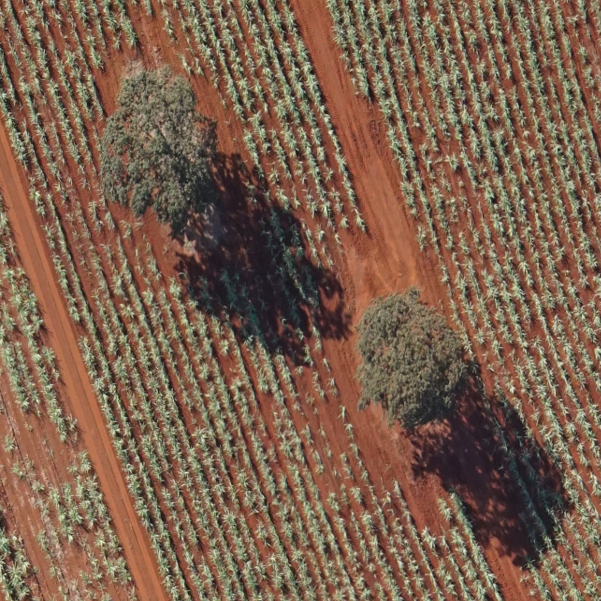
%> input picture tree.png, 601 x 601 px
$ octave run_example.m   (GNU Octave 9; MATLAB toolbox functions it lacks are replaced by stand-ins)
%> lines starting %> are read from the running program, lines starting %| are printed output that depends on the picture; in (x1, y1, x2, y2) boxes, pixels count from 0 and x2, y2 are one past the last pixel; in counts of white or black regions, pixels touching at a corner belong together; the program's own positions count from 1
### copas_arvores.m

% [I_copas, copas_seg, copas_mask, copas_bordas] = copas_arvores(img, 2, [3000 90000], 10);

function [I_copas, copas_seg, copas_mask, copas_bordas] = copas_arvores(I, s_disk, area, th_circularity)

I = double(I);
[row, col, ~] = size(I);

borda = I(:,:,3) > 240;

I = punch_green(I);

[~, m] = nongreen_detector(I);
m(borda) = 1;

se = strel('disk', s_disk);
bw = imclose(~m, se);
bw = imfill(bw,'holes');
bw = imopen(bw, se);
b = bwareafilt(bw, [area(1), area(2)]);

labeledImage = bwlabel(b);
measurements = regionprops(labeledImage, 'Area', 'Perimeter');
allAreas = [measurements.Area];
allPerims = [measurements.Perimeter];
circularities = allPerims .^ 2 ./ (4*pi*allAreas); %(4*pi*allAreas) ./ allPerims .^ 2 ;
keeperIndexes = find(circularities < th_circularity);
keeperBlobsImage = ismember(labeledImage,keeperIndexes);

stats = regionprops('table',keeperBlobsImage,'Centroid',...
    'MajorAxisLength','MinorAxisLength');
centers = stats.Centroid;
diameters = mean([stats.MajorAxisLength stats.MinorAxisLength],2);
radii = diameters/2;
%figure; imshow(uint8(I)); viscircles(centers,radii);

copas_bordas = zeros(row,col);
for i=1:length(radii)
    copas_bordas = insertShape(copas_bordas,'circle',[centers(i,1), centers(i,2), radii(i)], 'Color', 'white');
end

[~, ~, ch] = size(copas_bordas);
if ch==3
    copas_bordas = logical(copas_bordas(:,:,2));
else
    copas_bordas = logical(copas_bordas);
end

I_copas = imoverlay(uint8(I), copas_bordas, 'red');

% ajustando as bordas para fechar os circulos
copas_bordas(1,5:end-1) = 1; copas_bordas(5:end-1,1) = 1; copas_bordas(end,5:end-1) = 1; copas_bordas(5:end-1,end) = 1;
copas_mask = imfill(copas_bordas, 'holes');
copas_bordas(1,5:end-1) = 0; copas_bordas(5:end-1,1) = 0; copas_bordas(end,5:end-1) = 0; copas_bordas(5:end-1,end) = 0;
copas_mask(1,5:end-1) = 0; copas_mask(5:end-1,1) = 0; copas_mask(end,5:end-1) = 0; copas_mask(5:end-1,end) = 0;

% Copas segmentadas
r = I(:,:,1); g = I(:,:,2); b = I(:,:,3);
r(~copas_mask) = 0; g(~copas_mask) = 0; b(~copas_mask) = 0;
copas_seg = cat(3,r,g,b);

%figure; imagesc(I_copas); colormap gray;
%figure; imagesc(uint8(copas_seg)); colormap gray;
%figure; imagesc(copas_mask); colormap gray;

% para colocar a borda mais larga
%P = imdilate(copas_mask, strel('disk',10));
%copas_bordas = P - copas_mask;
%I_copas = imoverlay(uint8(I), copas_bordas, 'red');

end

### punch_green.m
function I2 = punch_green(I)

r = I(:,:,1); g = I(:,:,2); b = I(:,:,3);
mean_g = mean(g(:));
std_g = std(g(:));
punch = (r-g) > 0 & (r-g) < 10 & (g > (mean_g-std_g)) & (g < (mean_g+std_g));
g(punch) = g(punch) + (r(punch) - g(punch)) + 1;
I2 = cat(3,r,g,b);

end

### nongreen_detector.m
function [I, mask] = nongreen_detector(I)

 I = double(I);
 val = max(I,[],3);
 mask = I(:,:,2)~=val;
 %imshow(I.*mask);
 I = I.*mask;

end

### sombras_arvores.m

% [I_sombras, sombras_seg, sombras_mask, sombras_bordas] = sombras_arvores(img, 15, 10, 10);

function [I_sombras, sombras_seg, sombras_mask, sombras_bordas] = ...
    sombras_arvores(I, filter_size, seed_tol, crescimento_tol)

I = double(I);
[row, col, ~] = size(I);

r1 = I(:,:,1); g1 = I(:,:,2); b1 = I(:,:,3);
r1 = colfilt(r1, [filter_size filter_size], 'sliding', @median);
g1 = colfilt(g1, [filter_size filter_size], 'sliding', @median);
b1 = colfilt(b1, [filter_size filter_size], 'sliding', @median);

rgb = cat(3,r1,g1,b1);
%figure; imagesc(uint8(rgb)); colormap gray

% ajuste
r1(r1==0) = 255;
g1(g1==0) = 255;
b1(b1==0) = 255;
moldura = 10;
r1(1:moldura,:) = 255; r1(end-moldura:end,:) = 255; r1(:,1:moldura) = 255; r1(:,end-moldura:end) = 255;
g1(1:moldura,:) = 255; g1(end-moldura:end,:) = 255; g1(:,1:moldura) = 255; g1(:,end-moldura:end) = 255;
b1(1:moldura,:) = 255; b1(end-moldura:end,:) = 255; b1(:,1:moldura) = 255; b1(:,end-moldura:end) = 255;

% seeds
min_r1 = min(r1(:));
min_g1 = min(g1(:));
min_b1 = min(b1(:));

[x_r1, y_r1] = find(r1 <= min_r1+seed_tol);
[x_g1, y_g1] = find(g1 <= min_g1+seed_tol);
[x_b1, y_b1] = find(b1 <= min_b1+seed_tol);

x = [x_r1;x_g1;x_b1];
y = [y_r1;y_g1;y_b1];

% algoritmo de crescimento
bw = zeros(row, col);
seed_x = [];
seed_y = [];
for i=1:length(x)
    if bw(x(i),y(i)) == 0
        bw_r1 = grayconnected(r1,x(i),y(i),crescimento_tol);
        bw_g1 = grayconnected(g1,x(i),y(i),crescimento_tol);
        bw_b1 = grayconnected(b1,x(i),y(i),crescimento_tol);
        bw = bw | bw_r1 | bw_g1 | bw_b1;
        seed_x = [seed_x; x(i)];
        seed_y = [seed_y; y(i)];
    end
end

% plotar os seed_points
%figure; imagesc(uint8(rgb)); colormap gray; hold on
%plot(seed_y,seed_x, 'mo', 'MarkerFaceColor', 'magenta', 'MarkerSize',10)

sombras_mask = imfill(bw,'holes');

sombras_bordas = bwmorph(sombras_mask, 'remove');
I_sombras = imoverlay(uint8(I), sombras_bordas, 'blue');

% Sombras segmentadas
r = I(:,:,1); g = I(:,:,2); b = I(:,:,3);
r(~sombras_mask) = 0; g(~sombras_mask) = 0; b(~sombras_mask) = 0;
sombras_seg = cat(3,r,g,b);

%figure; imagesc(I_sombras); colormap gray;
%figure; imagesc(uint8(sombras_seg)); colormap gray;
%figure; imagesc(sombras_mask); colormap gray;

% para colocar a borda mais larga
%P = imdilate(sombras_mask, strel('disk',10));
%sombras_bordas = P - sombras_mask;
%I_sombras = imoverlay(uint8(I), sombras_bordas, 'blue');

end

### run_example.m

% It is an example of using the code

img = imread('tree.png');
%> img is the input picture: size 601x601x3 uint8; mean R, G, B 124.1, 96.2, 77.2

[I_copas, copas_seg, copas_mask, copas_bordas] = copas_arvores(img, 2, [3000 90000], 10);
%> in copas_arvores, `borda = I(:,:,3) > 240;`: borda: size 601x601 logical; every value is 0
%> in punch_green, `g = I(:,:,2)`:
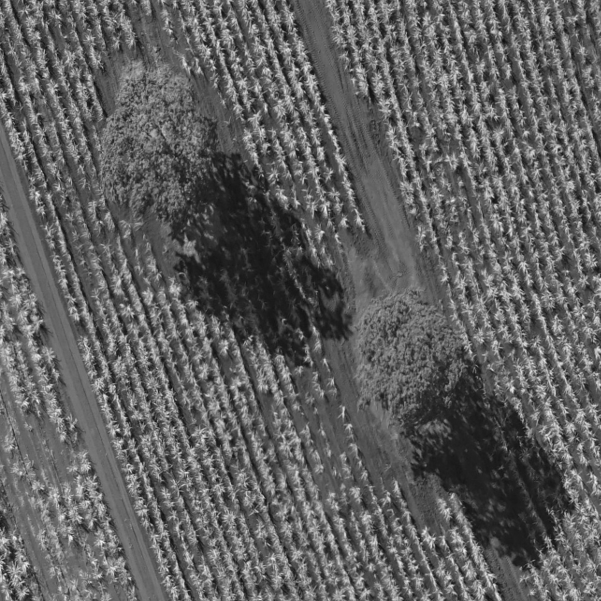
%> g: size 601x601 double; min 13, max 245, mean 96.2
%> in punch_green, `b = I(:,:,3)`:
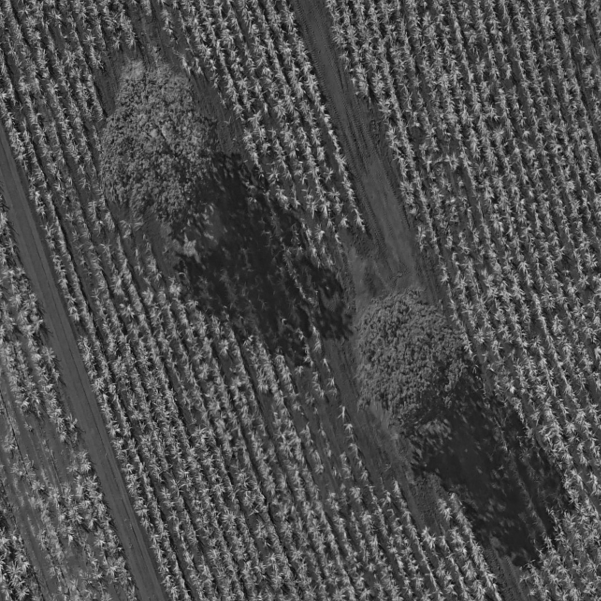
%> b: size 601x601 double; min 4, max 217, mean 77.2
%> in punch_green, `mean_g = mean(g(:));`: mean_g = 96.16
%> in punch_green, `std_g = std(g(:));`: std_g = 38.59
%> in punch_green, `punch = (r-g) > 0 & (r-g) < 10 & (g > (mean_g-std_g)) & (g < (mean_g+s..`:
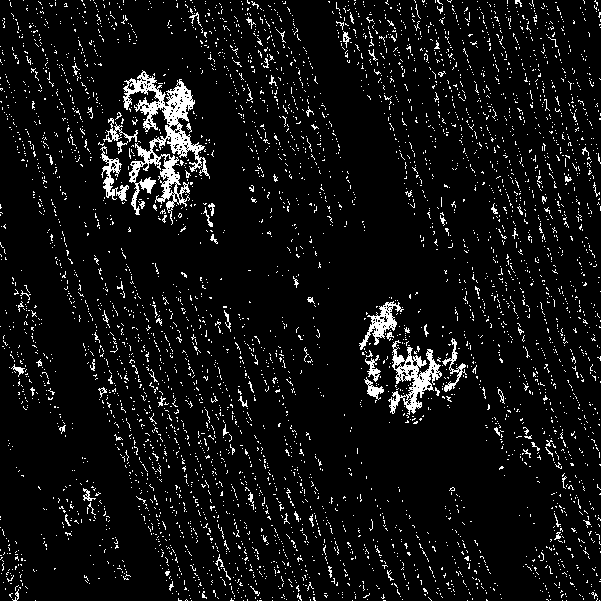
%> punch: size 601x601 logical; 6.5% white in thin lines or dots
%> in punch_green, `g(punch) = g(punch) + (r(punch) - g(punch)) + 1;`: g: size 601x601 double; 6.46% of pixels changed, all inside (x1, y1, x2, y2) = (0, 0, 601, 601)
%> in nongreen_detector, `mask = I(:,:,2)~=val;`:
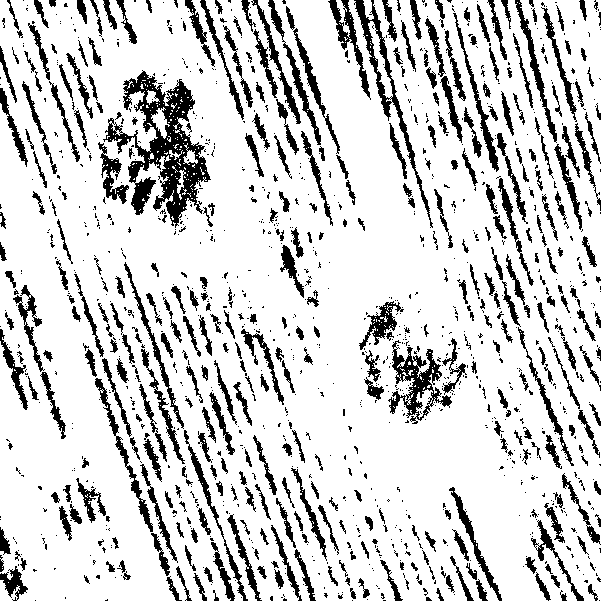
%> mask: size 601x601 logical; 82.3% white; 1285 black regions (896 under 20 px), largest, box (x1, y1, x2, y2) and area: (103, 70, 211, 228) 5888, (388, 340, 452, 424) 1780, (354, 0, 433, 228) 1698
%> in copas_arvores, `bw = imclose(~m, se);`: bw: size 601x601 logical; 20.1% white; 680 white regions (386 under 20 px), largest, box (x1, y1, x2, y2) and area: (98, 70, 215, 235) 8620, (359, 297, 469, 424) 4730, (74, 272, 182, 601) 2806
%> in copas_arvores, `bw = imfill(bw,'holes');`: bw: size 601x601 logical; 20.9% white; 678 white regions (384 under 20 px), largest, box (x1, y1, x2, y2) and area: (98, 70, 215, 235) 9339, (359, 297, 469, 424) 5409, (74, 272, 182, 601) 2806
%> in copas_arvores, `bw = imopen(bw, se);`: bw: size 601x601 logical; 16.1% white; 451 white regions (104 under 20 px), largest, box (x1, y1, x2, y2) and area: (105, 71, 215, 230) 8224, (388, 340, 468, 424) 3651, (241, 0, 301, 124) 2155
%> in copas_arvores, `b = bwareafilt(bw, [area(1), area(2)]);`: b: size 601x601 logical; 3.3% white; 2 white regions, box (x1, y1, x2, y2) and area: (105, 71, 215, 230) 8224, (388, 340, 468, 424) 3651
%> in copas_arvores, `labeledImage = bwlabel(b);`:
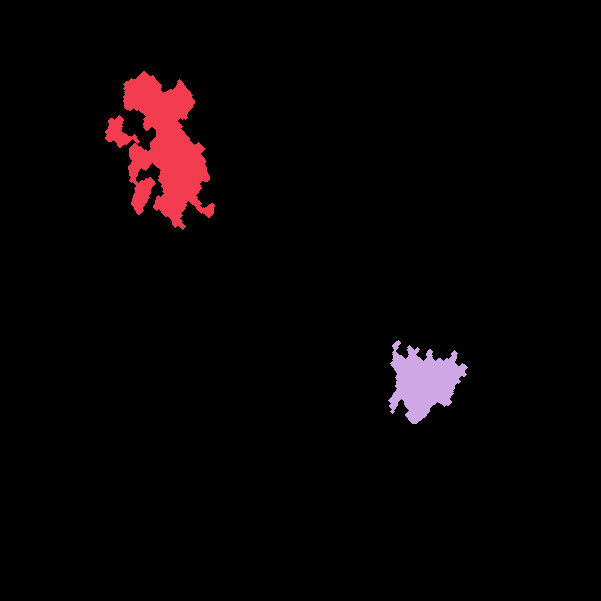
%> labeledImage: size 601x601 double; 3 distinct labels, from 0 to 2; one colour per label, 0 black
%> in copas_arvores, `measurements = regionprops(labeledImage, 'Area', 'Perimeter');`: measurements = 2 regions; Area and Perimeter: 8224 911.1, 3651 413.1
%> in copas_arvores, `allAreas = [measurements.Area];`: allAreas = [8224 3651]
%> in copas_arvores, `allPerims = [measurements.Perimeter];`: allPerims = [911.1 413.1]
%> in copas_arvores, `circularities = allPerims .^ 2 ./ (4*pi*allAreas);`: circularities = [8.03 3.72]
%> in copas_arvores, `keeperIndexes = find(circularities < th_circularity);`: keeperIndexes = [1 2]
%> in copas_arvores, `stats = regionprops('table',keeperBlobsImage,'Centroid', 'MajorAxisLen..`: stats = 2 regions; Centroid, MajorAxisLength and MinorAxisLength: [163.7 148.8] 160.8 86.16, [424.4 382.3] 76.84 69.86
%> in copas_arvores, `centers = stats.Centroid;`: centers = [163.7 148.8; 424.4 382.3]
%> in copas_arvores, `diameters = mean([stats.MajorAxisLength stats.MinorAxisLength],2);`: diameters = [123.5; 73.35]
%> in copas_arvores, `radii = diameters/2;`: radii = [61.74; 36.67]
%> the loop in copas_arvores, `for i=1:length(radii)` made 2 passes
%> in copas_arvores, `copas_bordas = logical(copas_bordas(:,:,2));`: copas_bordas: size 601x601 logical; 0.15% white in thin lines or dots, all inside (x1, y1, x2, y2) = (100, 86, 461, 419)
%> in copas_arvores, `I_copas = imoverlay(uint8(I), copas_bordas, 'red');`: I_copas: size 601x601x3 uint8; mean R, G, B 124.4, 96.4, 77.1
%> in copas_arvores, `copas_bordas(5:end-1,end) = 1`: copas_bordas: size 601x601 logical; 0.81% white in thin lines or dots
%> in copas_arvores, `copas_mask = imfill(copas_bordas, 'holes');`: copas_mask: size 601x601 logical; 5.2% white; 5 white regions, box (x1, y1, x2, y2) and area: (100, 86, 225, 210) 12156, (386, 344, 461, 419) 4405, (4, 4, 601, 601) 1192, (4, 0, 600, 1) 596, (0, 4, 1, 600) 596
%> in copas_arvores, `copas_bordas(end,5:end-1) = 0`: copas_bordas: size 601x601 logical; 0.32% white in thin lines or dots, all inside (x1, y1, x2, y2) = (100, 4, 601, 600)
%> in copas_arvores, `copas_mask(5:end-1,end) = 0`: copas_mask: size 601x601 logical; 4.6% white; 2 white regions, box (x1, y1, x2, y2) and area: (100, 86, 225, 210) 12156, (386, 344, 461, 419) 4405
figure; imagesc(I_copas); colormap gray

[I_sombras, sombras_seg, sombras_mask, sombras_bordas] = sombras_arvores(img, 15, 10, 10);
%> in sombras_arvores, `r1 = colfilt(r1, [filter_size filter_size], 'sliding', @median);`:
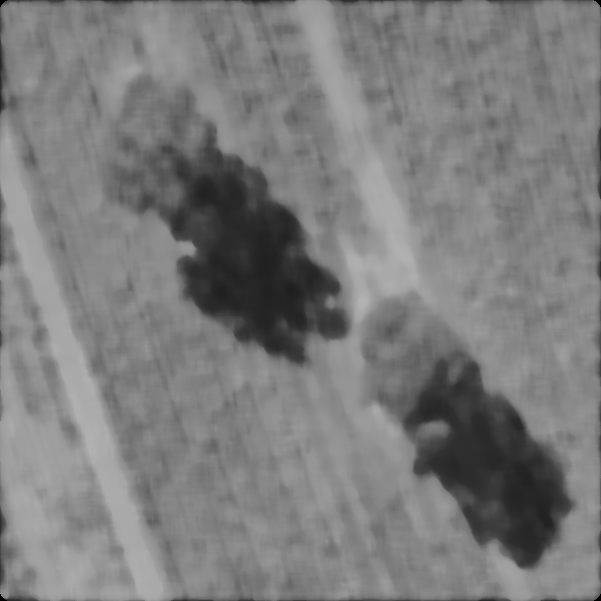
%> r1: size 601x601 double; min 0, max 179, mean 124.3
%> in sombras_arvores, `g1 = colfilt(g1, [filter_size filter_size], 'sliding', @median);`:
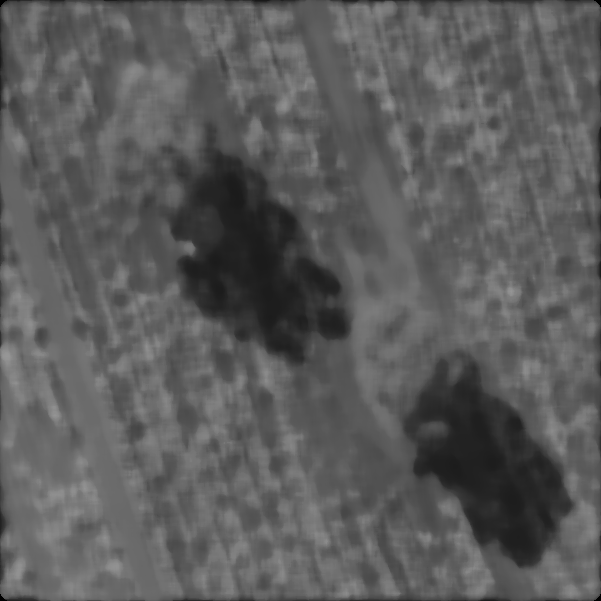
%> g1: size 601x601 double; min 0, max 151, mean 91.5
%> (the run ends here)
